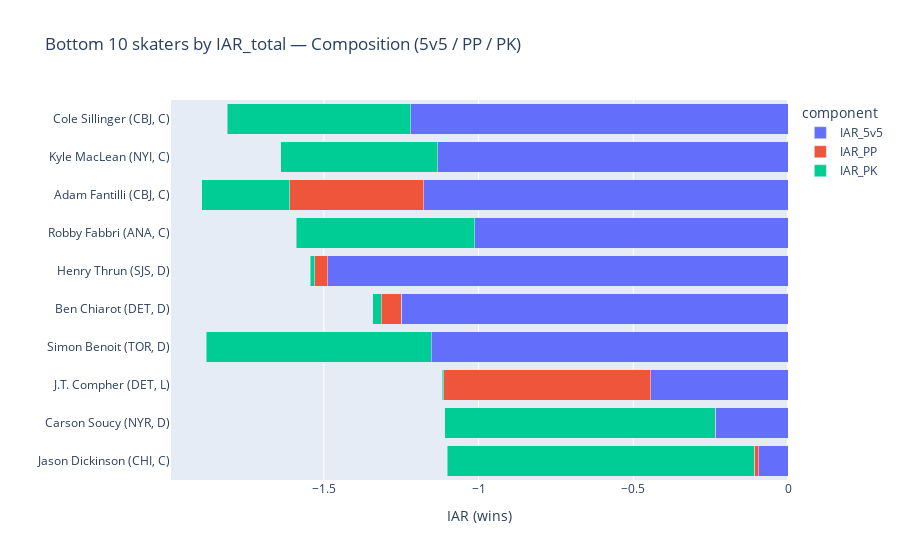

The code cell stored with this chart in its notebook:
### Code cell
fig1_bot = stacked_bar(bot10, "Bottom 10 skaters by IAR_total — Composition (5v5 / PP / PK)", bot_order)
fig1_bot.show()

### Figure 1 — Plotly figure (JSON) as saved in the notebook; plotly's stock layout.template omitted (floating-point values rounded to 4 significant figures)
{"data": [{"alignmentgroup": "True", "customdata": [["CBJ", "C", 893.1, -1.813], ["NYI", "C", 775.4, -1.639], ["CBJ", "C", 1228.0, -1.609], ["ANA", "C", 600.7, -1.589], ["SJS", "D", 950.7, -1.545], ["DET", "D", 1513.0, -1.314], ["TOR", "D", 1111.0, -1.153], ["DET", "L", 992.6, -1.113], ["NYR", "D", 1165.0, -1.109], ["CHI", "C", 748.8, -1.102]], "hovertemplate": "component=IAR_5v5<br>IAR_wins=%{x:.2f}<br>label=%{y}<br>team=%{customdata[0]}<br>position=%{customdata[1]}<br>min_5v5=%{customdata[2]}<br>IAR_total=%{customdata[3]}<extra></extra>", "legendgroup": "IAR_5v5", "marker": {"color": "#636efa", "pattern": {"shape": ""}}, "name": "IAR_5v5", "offsetgroup": "IAR_5v5", "orientation": "h", "showlegend": true, "textposition": "auto", "type": "bar", "x": [-1.412, -1.151, -1.176, -1.14, -1.487, -1.249, -1.879, -0.4432, -0.3765, -0.09378], "xaxis": "x", "y": ["Cole Sillinger (CBJ, C)", "Kyle MacLean (NYI, C)", "Adam Fantilli (CBJ, C)", "Robby Fabbri (ANA, C)", "Henry Thrun (SJS, D)", "Ben Chiarot (DET, D)", "Simon Benoit (TOR, D)", "J.T. Compher (DET, L)", "Carson Soucy (NYR, D)", "Jason Dickinson (CHI, C)"], "yaxis": "y"}, {"alignmentgroup": "True", "customdata": [["CBJ", "C", 893.1, -1.813], ["NYI", "C", 775.4, -1.639], ["CBJ", "C", 1228.0, -1.609], ["ANA", "C", 600.7, -1.589], ["SJS", "D", 950.7, -1.545], ["DET", "D", 1513.0, -1.314], ["TOR", "D", 1111.0, -1.153], ["DET", "L", 992.6, -1.113], ["NYR", "D", 1165.0, -1.109], ["CHI", "C", 748.8, -1.102]], "hovertemplate": "component=IAR_PP<br>IAR_wins=%{x:.2f}<br>label=%{y}<br>team=%{customdata[0]}<br>position=%{customdata[1]}<br>min_5v5=%{customdata[2]}<br>IAR_total=%{customdata[3]}<extra></extra>", "legendgroup": "IAR_PP", "marker": {"color": "#EF553B", "pattern": {"shape": ""}}, "name": "IAR_PP", "offsetgroup": "IAR_PP", "orientation": "h", "showlegend": true, "textposition": "auto", "type": "bar", "x": [0.1928, 0.01939, -0.7177, 0.1285, -0.04246, -0.09288, -0.0003257, -0.6735, 0.1421, -0.01486], "xaxis": "x", "y": ["Cole Sillinger (CBJ, C)", "Kyle MacLean (NYI, C)", "Adam Fantilli (CBJ, C)", "Robby Fabbri (ANA, C)", "Henry Thrun (SJS, D)", "Ben Chiarot (DET, D)", "Simon Benoit (TOR, D)", "J.T. Compher (DET, L)", "Carson Soucy (NYR, D)", "Jason Dickinson (CHI, C)"], "yaxis": "y"}, {"alignmentgroup": "True", "customdata": [["CBJ", "C", 893.1, -1.813], ["NYI", "C", 775.4, -1.639], ["CBJ", "C", 1228.0, -1.609], ["ANA", "C", 600.7, -1.589], ["SJS", "D", 950.7, -1.545], ["DET", "D", 1513.0, -1.314], ["TOR", "D", 1111.0, -1.153], ["DET", "L", 992.6, -1.113], ["NYR", "D", 1165.0, -1.109], ["CHI", "C", 748.8, -1.102]], "hovertemplate": "component=IAR_PK<br>IAR_wins=%{x:.2f}<br>label=%{y}<br>team=%{customdata[0]}<br>position=%{customdata[1]}<br>min_5v5=%{customdata[2]}<br>IAR_total=%{customdata[3]}<extra></extra>", "legendgroup": "IAR_PK", "marker": {"color": "#00cc96", "pattern": {"shape": ""}}, "name": "IAR_PK", "offsetgroup": "IAR_PK", "orientation": "h", "showlegend": true, "textposition": "auto", "type": "bar", "x": [-0.5937, -0.5068, 0.2847, -0.5771, -0.01461, 0.02797, 0.7263, 0.003882, -0.8748, -0.9929], "xaxis": "x", "y": ["Cole Sillinger (CBJ, C)", "Kyle MacLean (NYI, C)", "Adam Fantilli (CBJ, C)", "Robby Fabbri (ANA, C)", "Henry Thrun (SJS, D)", "Ben Chiarot (DET, D)", "Simon Benoit (TOR, D)", "J.T. Compher (DET, L)", "Carson Soucy (NYR, D)", "Jason Dickinson (CHI, C)"], "yaxis": "y"}], "layout": {"autosize": true, "barmode": "stack", "legend": {"title": {"text": "component"}, "tracegroupgap": 0}, "title": {"text": "Bottom 10 skaters by IAR_total — Composition (5v5 / PP / PK)"}, "xaxis": {"anchor": "y", "autorange": true, "domain": [0, 1], "range": [-1.994, 0], "title": {"text": "IAR (wins)"}, "type": "linear"}, "yaxis": {"anchor": "x", "autorange": true, "categoryarray": ["Jason Dickinson (CHI, C)", "Carson Soucy (NYR, D)", "J.T. Compher (DET, L)", "Simon Benoit (TOR, D)", "Ben Chiarot (DET, D)", "Henry Thrun (SJS, D)", "Robby Fabbri (ANA, C)", "Adam Fantilli (CBJ, C)", "Kyle MacLean (NYI, C)", "Cole Sillinger (CBJ, C)"], "categoryorder": "array", "domain": [0, 1], "range": [-0.5, 9.5], "title": {"text": ""}, "type": "category"}}}
